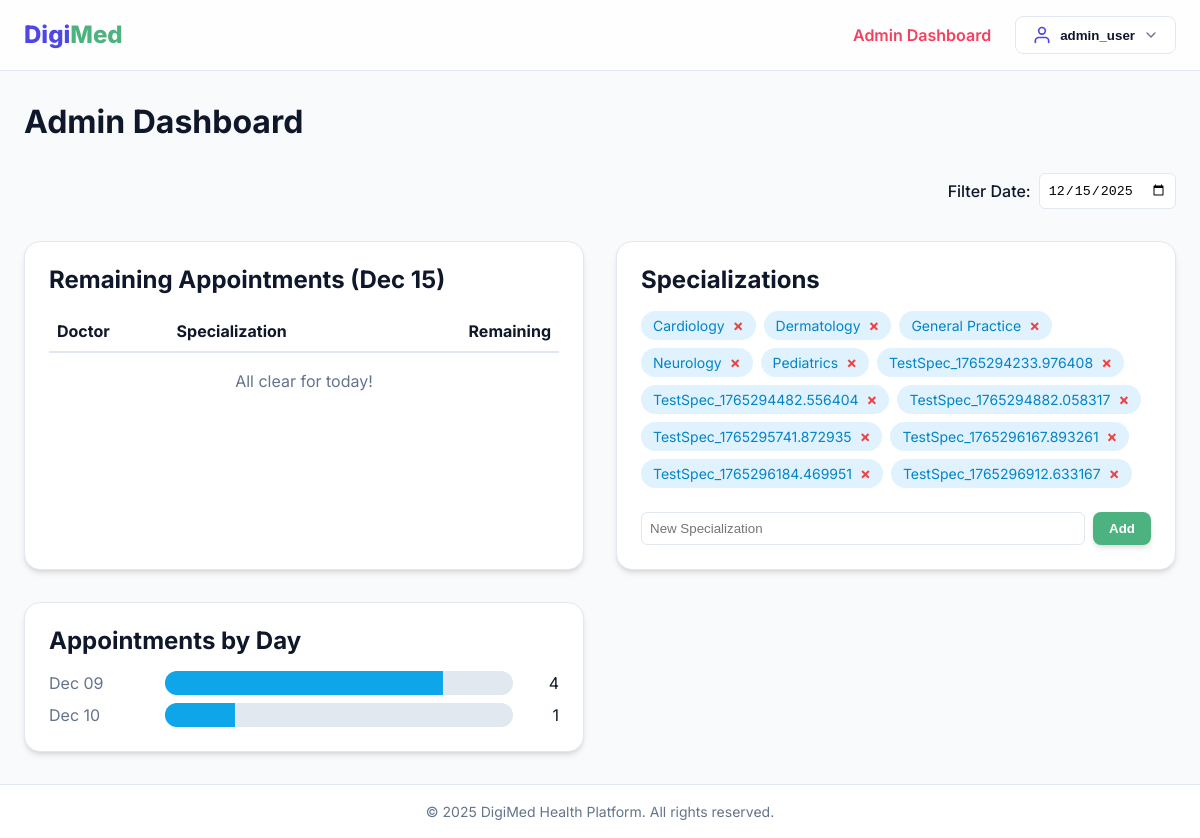
The app's page /analytics/ (signed in), older data.
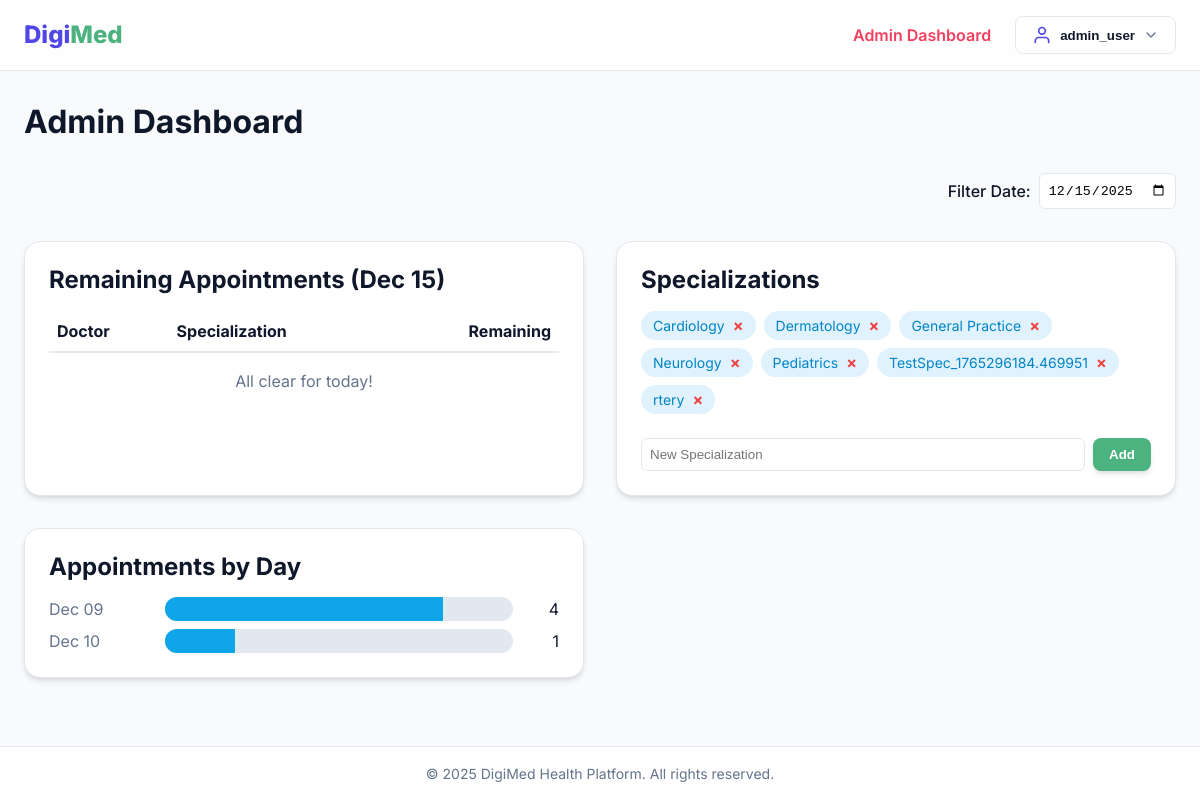
The same page, newer data.
### users/models.py (models this page shows, shortened)
class Specialization(models.Model):
    name = models.CharField(max_length=100)
    description = models.TextField(blank=True)

### core/views.py (the view)
# urls.py: path('analytics/', views.admin_analytics, name='admin_analytics'),
@login_required
def admin_analytics(request):
    if not request.user.is_staff:
        return redirect('home')
    from users.models import DoctorProfile
    from django.utils import timezone
    pending_doctors = DoctorProfile.objects.filter(is_verified=False)
    from django.utils.dateparse import parse_date
    import datetime
    today = timezone.now().date()
    selected_date = request.GET.get('date')
    if selected_date:
        parsed = parse_date(selected_date)
        if parsed:
            today = parsed
    remaining_appointments_count = Appointment.objects.filter(
        date=today
    ).exclude(status__in=['completed', 'rejected']).count()
    from django.db.models import F
    appointments_by_doctor = Appointment.objects.filter(
        date=today
    ).exclude(status__in=['completed', 'rejected']).annotate(
        specialization=F('doctor__doctor_profile__specialization__name')
    ).values(
        'doctor__last_name', 'doctor__first_name', 'specialization'
    ).annotate(count=Count('id')).order_by('-count')
    appointments_by_day = Appointment.objects.filter(
         date__gte=timezone.now().date() - timezone.timedelta(days=7)
    ).values('date').annotate(count=Count('id')).order_by('date')
    total_appointments_chart = sum(item['count'] for item in appointments_by_day) or 1
    from users.models import Specialization
    specializations = Specialization.objects.all().order_by('name')
    return render(request, 'core/admin_analytics.html', {
        'total_appointments': remaining_appointments_count,
        'appointments_by_doctor': appointments_by_doctor,
        'appointments_by_day': appointments_by_day,
        'total_appointments_chart': total_appointments_chart,
        'pending_doctors': pending_doctors,
        'specializations': specializations,
        'today': today,
    })

### users/models.py (called while the page is built)
    def is_doctor(self):
        return self.role == self.IS_DOCTOR

    def is_patient(self):
        return self.role == self.IS_PATIENT

### templates/core/admin_analytics.html (shortened to what the changed rows need)
{% extends 'base.html' %}
{% block content %}
<h1 style="margin-bottom: 2rem;">Admin Dashboard</h1>
<div style="display: grid; grid-template-columns: repeat(auto-fit, minmax(400px, 1fr)); gap: 2rem;">
    <div class="card">
        <h2>Remaining Appointments ({{ today|date:"M d" }})</h2>
        <table style="width: 100%; border-collapse: collapse; margin-top: 1rem;">
            <thead>
                <tr style="text-align: left; border-bottom: 2px solid var(--border);">
                    <th style="padding: 0.5rem;">Doctor</th>
                    <th style="padding: 0.5rem;">Specialization</th>
                    <th style="padding: 0.5rem; text-align: right;">Remaining</th>
                </tr>
            </thead>
        </table>
    </div>
    <div class="card">
        <h2>Specializations</h2>
        <div style="margin-top: 1rem;">
            <div style="display: flex; flex-wrap: wrap; gap: 0.5rem; margin-bottom: 1.5rem;">
                {% for spec in specializations %}
                <span
                    style="background: #e0f2fe; color: #0284c7; padding: 0.25rem 0.75rem; border-radius: 999px; font-size: 0.875rem; display: flex; align-items: center; gap: 0.5rem;">
                    {{ spec.name }}
                    <a href="{% url 'remove_specialization' spec.id %}"
                        onclick="return confirm('Remove this specialization?')"
                        style="color: #ef4444; font-weight: bold; text-decoration: none; font-size: 1rem; line-height: 1;">&times;</a>
                </span>
                {% empty %}
                <p style="color: var(--text-muted);">No specializations added yet.</p>
                {% endfor %}
            </div>
        </div>
    </div>
    <div class="card">
        <h2>Appointments by Day</h2>
        <div style="margin-top: 1rem; display: flex; flex-direction: column; gap: 0.5rem;">
            {% for item in appointments_by_day %}
            <div style="display: flex; align-items: center; gap: 1rem;">
                <div style="width: 100px; color: var(--text-muted);">{{ item.date|date:"M d" }}</div>
                <div style="flex: 1; background: #e2e8f0; height: 24px; border-radius: 12px; overflow: hidden;">
                    <div
                        style="width: calc(({{ item.count }} / {{ total_appointments_chart }}) * 100%); background: var(--secondary); height: 100%;">
                    </div>
                </div>
                <div style="width: 30px; text-align: right;">{{ item.count }}</div>
            </div>
            {% endfor %}
        </div>
    </div>
</div>
{% endblock %}

Row changes from the older to the newer data that the page shows:
removed Specialization: name "TestSpec_1765294233.976408"
removed Specialization: name "TestSpec_1765294482.556404"
removed Specialization: name "TestSpec_1765294882.058317"
removed Specialization: name "TestSpec_1765295741.872935"
removed Specialization: name "TestSpec_1765296167.893261"
removed Specialization: name "TestSpec_1765296912.633167"
added Specialization: name "rtery"
